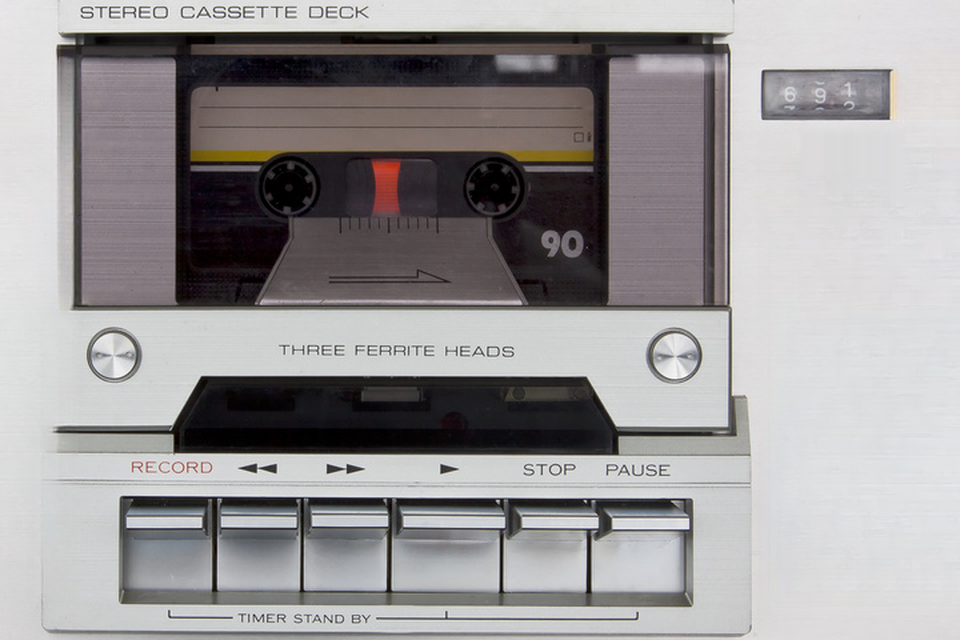
#> input picture recorder_ui/assets/deck_face.png, 960 x 640 px, found by its file name
$ python gen_deck_assets.py
#> lines starting #> are read from the running program, lines starting #| are printed output that depends on the picture
"""
Generate cassette deck assets for ESP32 recorder UI.
Outputs:
  - data/deck_face.bin   : 480x320 RGB565 background (LittleFS)
  - include/deck_reels.h : left/right reel hub C arrays (30x30 RGB565, circular transparency)
"""
from PIL import Image
import struct, os

SRC = r"d:\ESP32-S3\recorder_ui\assets\deck_face.png"
OUT_BIN = r"d:\ESP32-S3\data\deck_face.bin"
OUT_H = r"d:\ESP32-S3\include\deck_reels.h"

# Reel centers in logical 480x320 coords (from HTML REELS)
REEL_L = (144.3, 93.5, 15.0)
REEL_R = (246.3, 93.6, 15.0)

def rgb888_to_565(r, g, b):
    return ((r & 0xF8) << 8) | ((g & 0xFC) << 3) | (b >> 3)

def make_565_buf(img):
    w, h = img.size
    rgb = img.convert("RGB")
    buf = bytearray(w * h * 2)
    px = rgb.load()
    for y in range(h):
        for x in range(w):
            r, g, b = px[x, y]
            v = rgb888_to_565(r, g, b)
            o = (y * w + x) * 2
            buf[o] = v & 0xFF
            buf[o + 1] = (v >> 8) & 0xFF
    return bytes(buf)

def main():
    src = Image.open(SRC)
#> src is the input picture: PIL image 960x640 RGB; mean R, G, B 155, 152.3, 153.2
    print("source:", src.size, src.mode)
#| source: (960, 640) RGB

    # --- 1. Background: 960x640 -> 480x320 RGB565 ---
    bg = src.resize((480, 320), Image.LANCZOS)
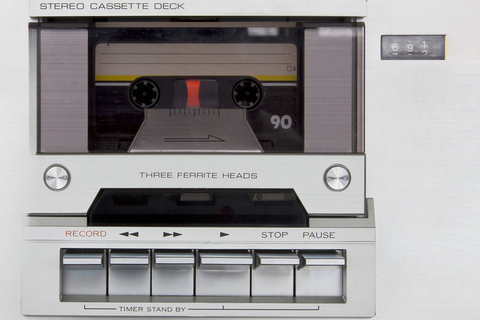
#> bg: PIL image 480x320 RGB; mean R, G, B 155, 152.3, 153.2
    bg_bin = make_565_buf(bg)
    with open(OUT_BIN, "wb") as f:
        f.write(bg_bin)
    print(f"deck_face.bin: {len(bg_bin)} bytes (480x320 RGB565)")
#| deck_face.bin: 307200 bytes (480x320 RGB565)

    # --- 2. Reel hubs: extract from source at 2x scale, resize to 30x30, circular mask ---
    # transparent color = magenta 0xF81F (unlikely in reel imagery)
    TRANSP = 0xF81F
    reels = {}
    for name, (cx, cy, r) in [("L", REEL_L), ("R", REEL_R)]:
        # source (960x640) coords = logical * 2
        sx, sy, sr = cx * 2, cy * 2, r * 2
        # extract a square slightly larger than the circle for rotation headroom
        box = (int(sx - sr), int(sy - sr), int(sx + sr), int(sy + sr))
        crop = src.crop(box).resize((30, 30), Image.LANCZOS).convert("RGB")
        w, h = crop.size
        px = crop.load()
        cr2 = (w / 2.0) ** 2
        arr = []
        for y in range(h):
            for x in range(w):
                dx = x + 0.5 - w / 2.0
                dy = y + 0.5 - h / 2.0
                if dx * dx + dy * dy <= cr2:
                    r_, g_, b_ = px[x, y]
                    arr.append(rgb888_to_565(r_, g_, b_))
                else:
                    arr.append(TRANSP)
        reels[name] = arr
        print(f"reel {name}: {w}x{h}, {len(arr)} pixels")
#> this loop made 2 passes
#> pass 1, in main, `crop = src.crop(box).resize((30, 30), Image.LANCZOS).convert("RGB")`:
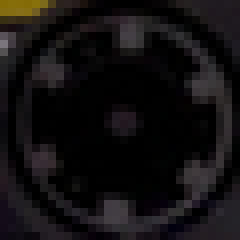
#> crop: PIL image 30x30 RGB (shown 8 times larger); mean R, G, B 18.7, 16.3, 16.9
#> pass 2, in main, `crop = src.crop(box).resize((30, 30), Image.LANCZOS).convert("RGB")`:
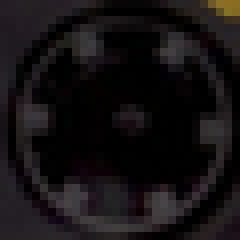
#> crop: PIL image 30x30 RGB (shown 8 times larger); mean R, G, B 21, 17.4, 18.8
#> after the loop, reels = 2 items

    # --- 3. Write C header ---
    with open(OUT_H, "w", encoding="utf-8") as f:
        f.write("// Auto-generated by scripts/gen_deck_assets.py -- DO NOT EDIT BY HAND.\n")
        f.write("// Cassette deck reel hubs (30x30 RGB565, magenta 0xF81F = transparent).\n")
        f.write("#pragma once\n#include <stdint.h>\n\n")
        f.write("#define DECK_REEL_W 30\n#define DECK_REEL_H 30\n")
        f.write("#define DECK_REEL_TRANSP 0xF81F\n\n")
        for name in ("L", "R"):
            f.write(f"static const uint16_t DECK_REEL_{name}[DECK_REEL_W*DECK_REEL_H] = {{\n")
            arr = reels[name]
            for i in range(0, len(arr), 12):
                row = ", ".join(f"0x{v:04X}" for v in arr[i:i+12])
                f.write(f"  {row},\n")
            f.write("};\n\n")
    print(f"deck_reels.h written")

if __name__ == "__main__":
    main()

$ run again, with recorder_ui/assets/deck_clean.png copied over recorder_ui/assets/deck_face.png
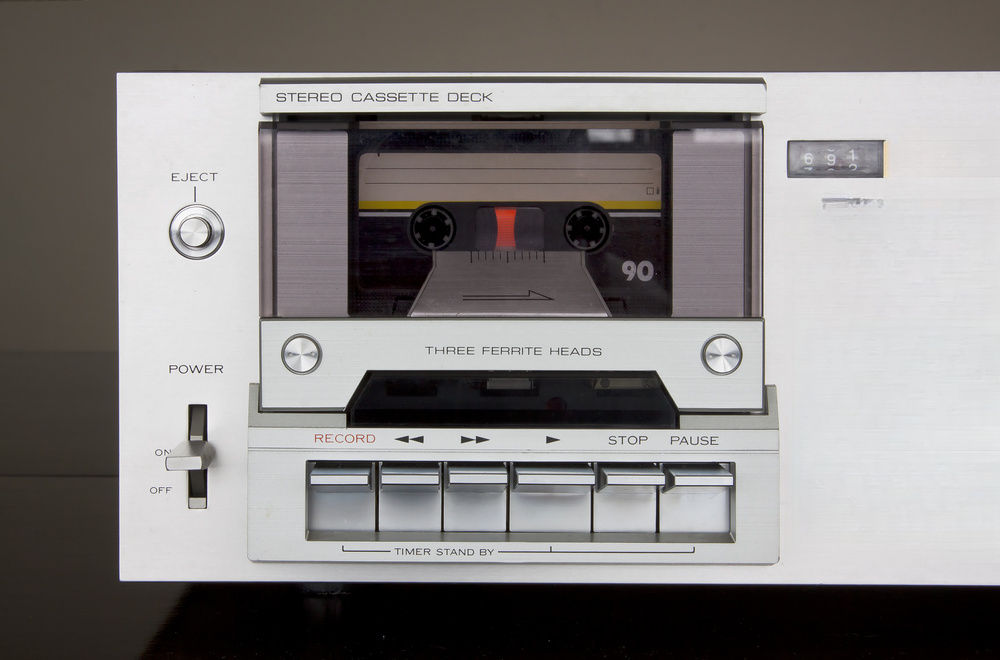
#> input picture recorder_ui/assets/deck_clean.png, 1000 x 660 px, found by its file name
#> in main, src is the input picture: PIL image 1000x660 RGB; mean R, G, B 132.9, 129.5, 128.4
#| source: (1000, 660) RGB
#| deck_face.bin: 307200 bytes (480x320 RGB565)
#> the loop in main, `for name, (cx, cy, r) in [("L", REEL_L), ("R", REEL_R)]:` made 2 passes
#> pass 1, in main, `crop = src.crop(box).resize((30, 30), Image.LANCZOS).convert("RGB")`:
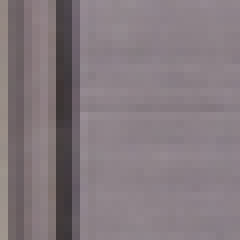
#> crop: PIL image 30x30 RGB (shown 8 times larger); mean R, G, B 132.3, 121.6, 126.6
#> pass 2, in main, `crop = src.crop(box).resize((30, 30), Image.LANCZOS).convert("RGB")`:
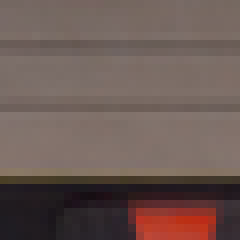
#> crop: PIL image 30x30 RGB (shown 8 times larger); mean R, G, B 108.3, 90, 84.5
#> after the loop in main, `for name, (cx, cy, r) in [("L", REEL_L), ("R", REEL_R)]:`: reels = 2 items
